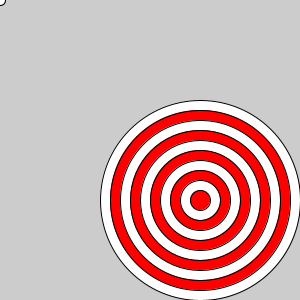
Frame 1 (no input)
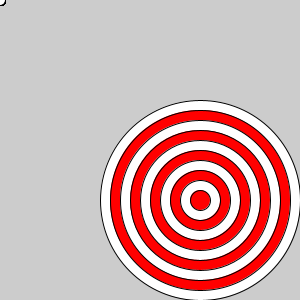
Frame 60 (the mouse pressed at the canvas centre just before this capture)
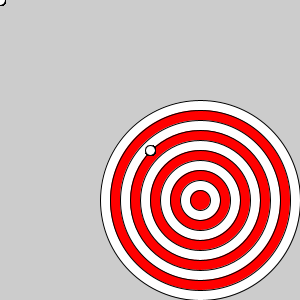
Frame 120 (the mouse held since frame 60 and released just before this capture)

The Processing sketch that drew these frames (run headless with seeded random() and noise(); from frame 60 on, the mouse is pressed at the canvas centre):

// Processing sketch: target
// ── target.pde

void setup(){
  size(300, 300);
  face(200,200);
}

void draw() {
  ellipse(mouseX, mouseY, 10, 10);
   //face(mouseX, mouseY);
}
void face(int x, int y)
{
  for(int i=10; i>0; i--)
  {
    ellipse(x, y, i*20, i*20);
    if (i%2 == 0){
      fill(255, 0, 0);
  }
  else
  {
    fill(255);
  }
  }
}

  
